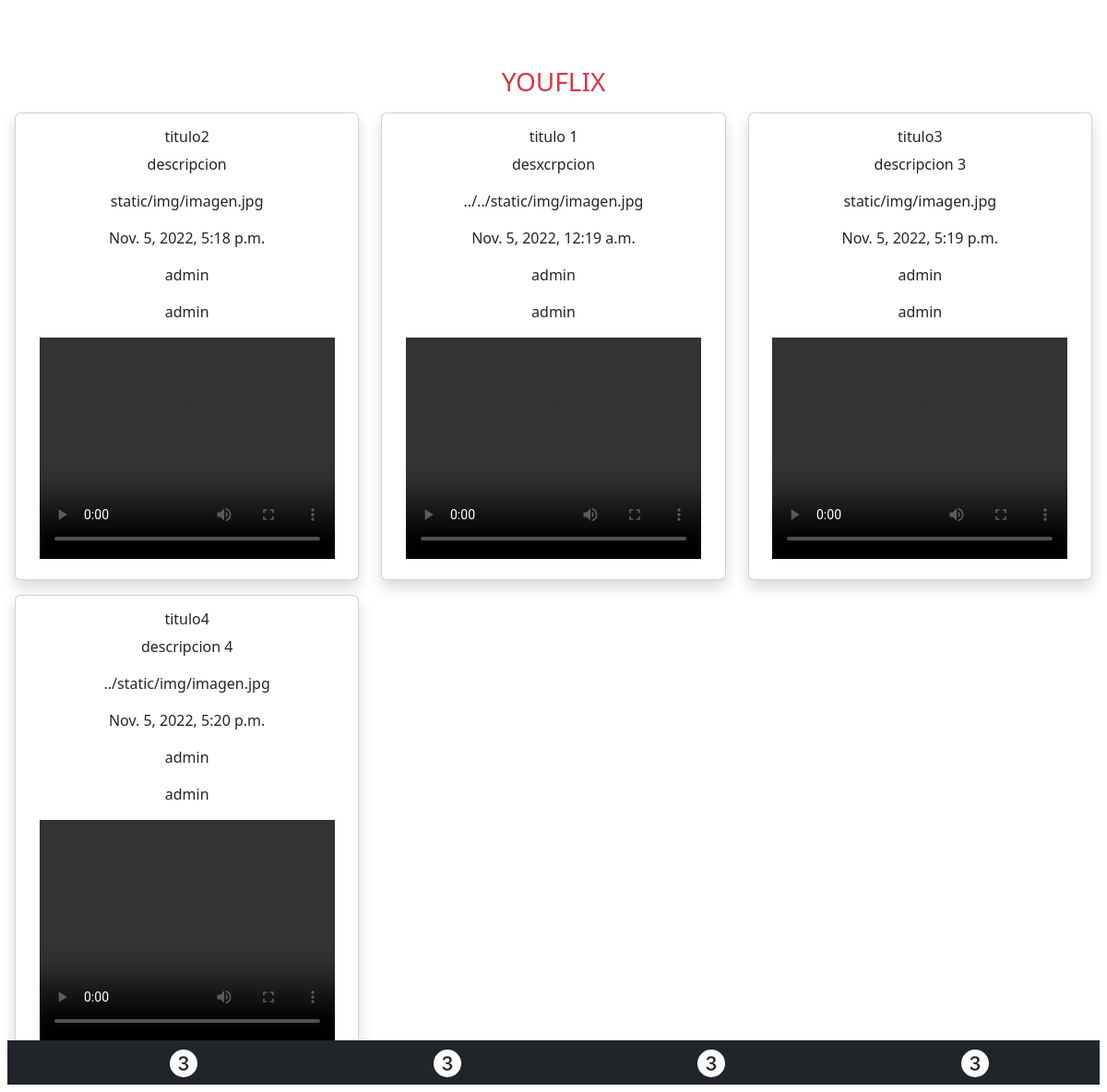
/base/ (signed in), run on the app's committed database.
### app_1/models.py (models this page shows)
class Video(models.Model):
    title = models.CharField(max_length=30)
    description = models.TextField(max_length=300, null=True)
    path = models.CharField(max_length=2000, null=True)
    datetime = models.DateTimeField(auto_now=True, blank=False, null=False)

### app_1/views.py (the view)
# urls.py: path('base/', views.base_main, name='base'),
@login_required
def base_main(request):
    video=Video.objects.all()
    return render(request, "app_1/base.html",{"videos":video})

### app_1/templates/app_1/base.html (shortened to what this page needs)
<!DOCTYPE html>
{%extends 'app_1/padre.html' %}
{% load account %}
{% block contentVideo %}
  <div class="row mt-5" >
    <h3 class="dysplay-6 text-danger">YOUFLIX</h3>
    {%for video in videos%}
        <div class="col-sm 12 col-md-4 col-md-4 col-md-4 py-2">
          <div class="card shadow" >
              <div class="card-body">
                  <h6>{{video.title}}</h6>
                  <p>{{video.description}}</p>
                  <p>{{video.path}}</p>
                  <p>{{video.datetime}}</p>
                  <p>{{user}}</p>
                  <p>{% user_display user %}</p>
                  <video width="320" height="240" controls>
                    <source src="{{video.path}}" type="video/mp4">
                  </video>
              </div>
          </div>
        </div>
    {%endfor%}
  </div>
{% endblock %}

### data on the page
Video: title "titulo2", description "descripcion", path "static/img/imagen.jpg", datetime "Nov. 5, 2022, 5:18 p.m."
Video: title "titulo 1", description "desxcrpcion", path "../../static/img/imagen.jpg", datetime "Nov. 5, 2022, 12:19 a.m."
Video: title "titulo3", description "descripcion 3", path "static/img/imagen.jpg", datetime "Nov. 5, 2022, 5:19 p.m."
Video: title "titulo4", description "descripcion 4", path "../static/img/imagen.jpg", datetime "Nov. 5, 2022, 5:20 p.m."

### other printed values
{{ user }} "admin"
